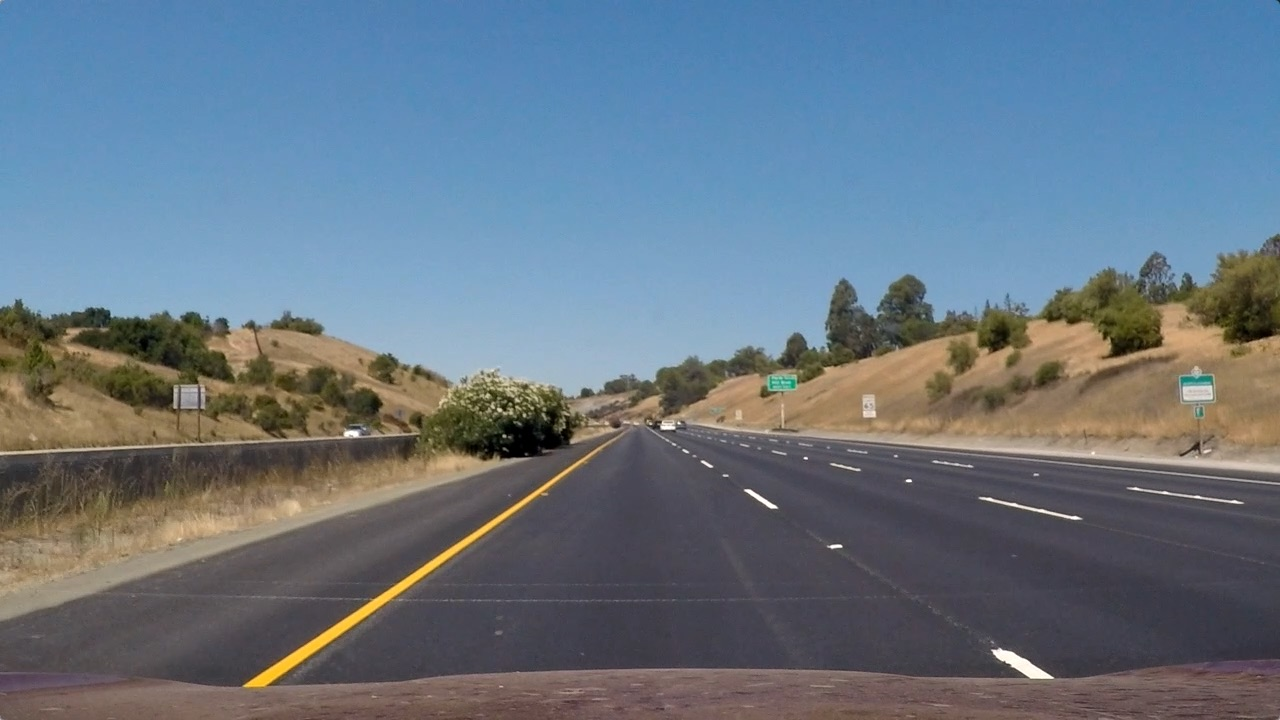
#> input picture test_images/straight_lines1.jpg, 1280 x 720 px; its folder holds only this picture in this run
$ python testing4.py   (older library calls are emulated)
#> lines starting #> are read from the running program, lines starting #| are printed output that depends on the picture
#> (reads camera_cal/calibration.p from the repository)
#> (reads camera_cal/perspective.p from the repository)
#> further down, img is the input picture: shape (720, 1280, 3); mean B, G, R 131.2, 117.7, 103.2
### imageProcessing.py
# -*- coding: utf-8 -*-
"""
Editor de Spyder

Este es un archivo temporal
"""

# Load calibration images. Show some examples (4 is ok)
# Save mtx and dist

import cv2
import numpy as np

# [65 lines left out: functions Calibration, perspectiveCal, not called in this run]


def birdEye(img, mtx, dist,M):

    dst = cv2.undistort(img, mtx, dist, None, mtx)
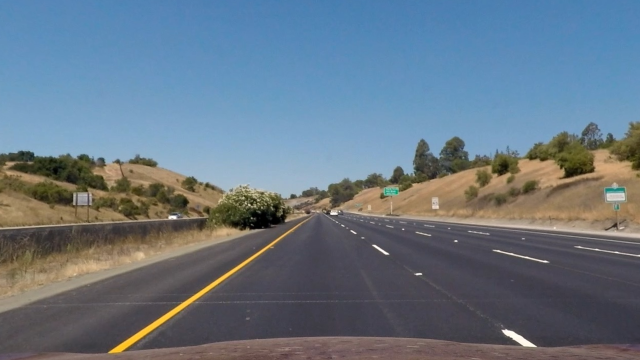
#> dst: shape (720, 1280, 3) (shown at 1/2 size); mean R, G, B 103.5, 118.3, 131.6
    img_size = (dst.shape[1], dst.shape[0])
    rectified = cv2.warpPerspective(dst, M, img_size, flags=cv2.INTER_LINEAR)
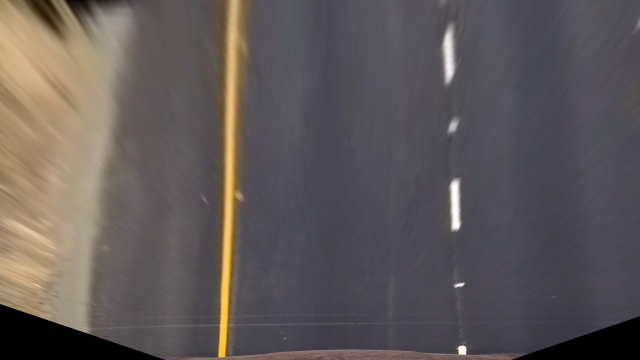
#> rectified: shape (720, 1280, 3) (shown at 1/2 size); mean R, G, B 95.5, 88.7, 88.7

    return rectified

### imageFilter.py
# -*- coding: utf-8 -*-
"""
Created on Thu Oct  5 19:59:19 2017

@author: Toshiharu
"""
import cv2
import numpy as np
import matplotlib.pyplot as plt

# Create binary thresholded images to isolate lane line pixels
def abs_sobel_xy(img, sobel_kernel=3, orient='x',sxy_thresh=(0,255)):
    #gray = cv2.cvtColor(img, cv2.COLOR_RGB2GRAY)
    img = np.copy(img)
    # Take the derivative in x or y given orient = 'x' or 'y'
    if (orient == 'x'):
        sobel = cv2.Sobel(img, cv2.CV_64F, 1, 0, ksize = sobel_kernel)
    elif(orient == 'y'):
        sobel = cv2.Sobel(img, cv2.CV_64F, 0, 1, ksize = sobel_kernel)
    else:
        raise Exception("Invalid orientation")

    abs_sobel = np.absolute(sobel)   # Take the absolute value of the derivative or gradient
    scaled_sobel = np.uint8(255*abs_sobel/np.max(abs_sobel))  #Scale to 8-bit (0 - 255) then convert to type = np.uint8
    sxbinary = np.zeros_like(scaled_sobel)
    sxbinary[(scaled_sobel >= sxy_thresh[0]) & (scaled_sobel <= sxy_thresh[1])] = 1 # Create a mask of 1's

    return sxbinary

def dir_sobel(img, sobel_kernel=15, dir_thresh=(3.14/2*0.95, 3.14/2*1.05)):
    img = np.copy(img)
    # Apply the following steps to img
    # 1) Convert to grayscale
    #gray = cv2.cvtColor(img, cv2.COLOR_RGB2GRAY)
    # 2) Take the gradient in x and y separately
    sobelx = cv2.Sobel(img, cv2.CV_64F, 1, 0, ksize = sobel_kernel)
    sobely = cv2.Sobel(img, cv2.CV_64F, 0, 1, ksize = sobel_kernel)
    # 3) Take the absolute value of the x and y gradients
    abs_sobelx = np.absolute(sobelx)
    abs_sobely = np.absolute(sobely)
     # 4) Use np.arctan2(abs_sobely, abs_sobelx) to calculate the direction of the gradient
    directions = np.arctan2(abs_sobely, abs_sobelx)
    # 5) Create a binary mask where direction thresholds are met
    sxbinary = np.zeros_like(directions)
    sxbinary[(directions >= dir_thresh[0]) & (directions <= dir_thresh[1])] = 1

    return sxbinary

def mag_sobel(img, sobel_kernel=11, mag_thresh=(30,100)):
    img = np.copy(img)
    # Apply the following steps to img
    # 1) Convert to grayscale
    #gray = cv2.cvtColor(img, cv2.COLOR_RGB2GRAY)
    # 2) Take the gradient in x and y separately
    sobelx = cv2.Sobel(img, cv2.CV_64F, 1, 0, ksize = sobel_kernel)
    sobely = cv2.Sobel(img, cv2.CV_64F, 0, 1, ksize = sobel_kernel)
    # 3) Calculate the magnitude
    gradmag = np.sqrt(sobelx**2 + sobely**2)
    # 4) Scale to 8-bit (0 - 255) and convert to type = np.uint8
    scaled_sobel = np.uint8(255*gradmag/np.max(gradmag))
    # 5) Create a binary mask where mag thresholds are met
    sxbinary = np.zeros_like(scaled_sobel)
    sxbinary[(scaled_sobel >= mag_thresh[0]) & (scaled_sobel <= mag_thresh[1])] = 1

    return sxbinary


def Multifilter(img,s_thresh=(180, 255),b_thresh=(155,200),l_thresh=(225,255),sxy_thresh=(20,100), draw=False):

#> called with s_thresh = (210, 255), b_thresh = (155, 200), l_thresh = (220, 255), sxy_thresh = (30, 100), draw = False
    s_channel = cv2.cvtColor(img, cv2.COLOR_RGB2HLS)[:,:,1]
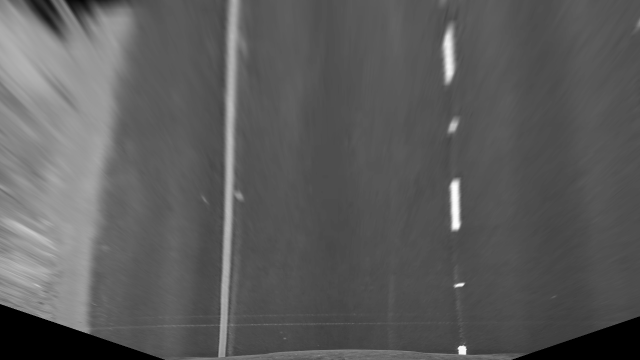
#> s_channel: shape (720, 1280) (shown at 1/2 size); min 0, max 253, mean 91.4

    l_channel = cv2.cvtColor(img, cv2.COLOR_RGB2LUV)[:,:,0]

    b_channel = cv2.cvtColor(img, cv2.COLOR_RGB2Lab)[:,:,2]

    # Threshold color channel
    s_binary = np.zeros_like(s_channel)
    s_binary[(s_channel >= s_thresh[0]) & (s_channel <= s_thresh[1])] = 1

    b_binary = np.zeros_like(b_channel)
    b_binary[(b_channel >= b_thresh[0]) & (b_channel <= b_thresh[1])] = 1

    l_binary = np.zeros_like(l_channel)
    l_binary[(l_channel >= l_thresh[0]) & (l_channel <= l_thresh[1])] = 1

    gray = cv2.cvtColor(img, cv2.COLOR_RGB2GRAY).astype(np.float)
    sobelxy_binary = abs_sobel_xy(s_channel, sobel_kernel=3, orient='x',sxy_thresh=sxy_thresh)
#> in abs_sobel_xy, `sobel = cv2.Sobel(img, cv2.CV_64F, 1, 0, ksize = sobel_kernel)`:
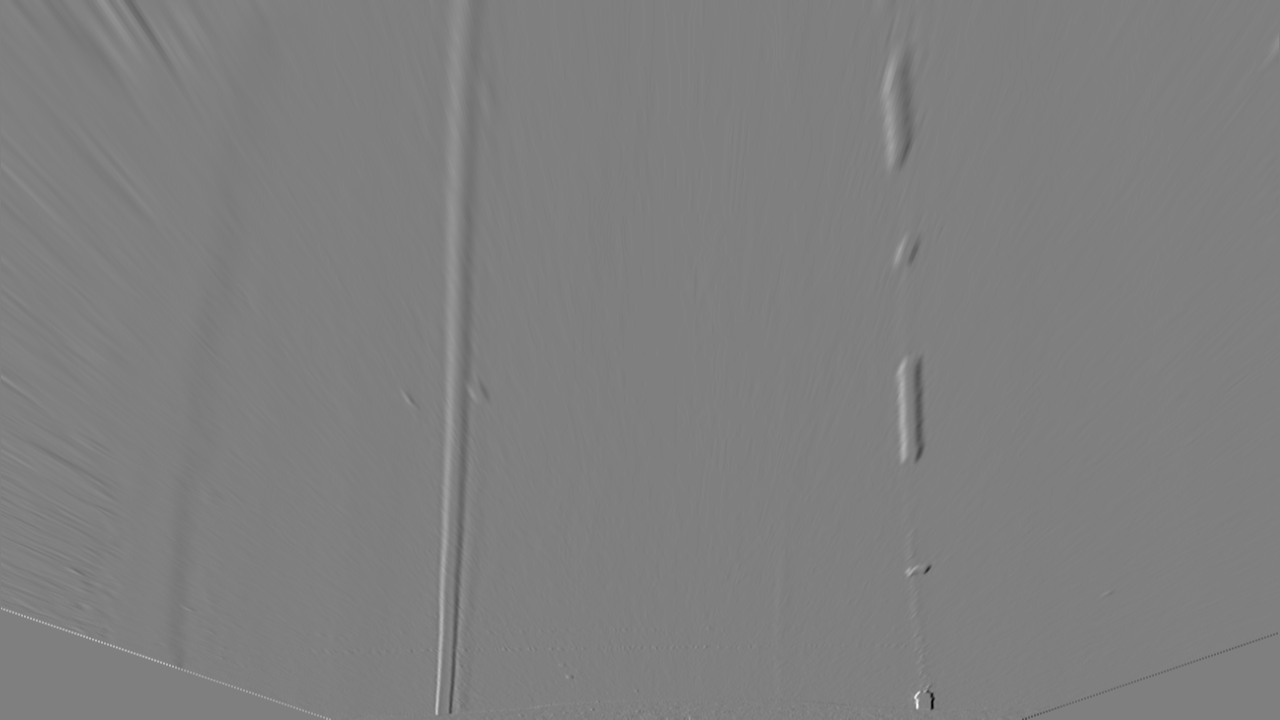
#> sobel: shape (720, 1280) float64; min -608, max 607, mean -0.3; drawn with min black and max white
#> (the rest of the program and of its run is left out)
